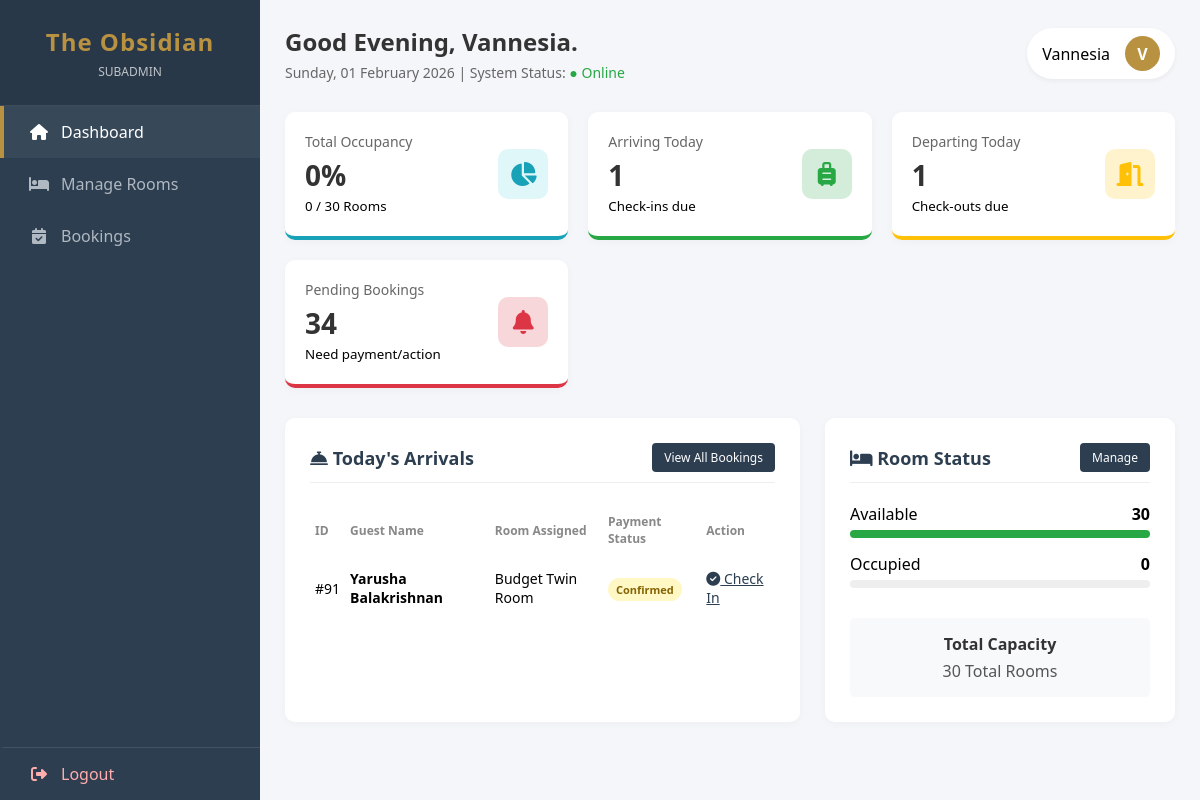
The page /dashboard.php (signed in) on the database its author committed.
### tables this page shows
CREATE TABLE `bookings` (
  `id` int(11) NOT NULL,
  `customer_username` varchar(100) NOT NULL,
  `room_name` varchar(100) NOT NULL,
  `room_price` decimal(10,2) NOT NULL,
  `checkin` date NOT NULL,
  `checkout` date NOT NULL,
  `adults` int(11) NOT NULL DEFAULT 1,
  `children` int(11) NOT NULL DEFAULT 0,
  `total_price` decimal(10,2) NOT NULL,
  `payment_status` varchar(20) DEFAULT 'Pending',
  `created_at` timestamp NOT NULL DEFAULT current_timestamp()
);

CREATE TABLE `customer` (
  `id` int(11) NOT NULL,
  `username` varchar(50) NOT NULL,
  `cust_name` varchar(100) NOT NULL,
  `cust_email` varchar(255) NOT NULL,
  `contact_number` varchar(20) DEFAULT NULL,
  `password_hash` varchar(255) NOT NULL,
  `created_at` timestamp NOT NULL DEFAULT current_timestamp(),
  `address` text DEFAULT NULL,
  `status` varchar(20) NOT NULL DEFAULT 'active'
);

### dashboard.php (the view, shortened to what this page needs)
<?php
require "db.php";
$adminName = $_SESSION["admin_name"];
$adminRole = $_SESSION["admin_role"];
$currentDate = date('Y-m-d');
$roomSql = "SELECT
                SUM(total_slots) as total_capacity,
                SUM(CASE
                    WHEN room_status = 'Available' THEN available_slots
                    ELSE 0
                END) as real_available
            FROM rooms";
$roomResult = $conn->query($roomSql);
$roomData = $roomResult->fetch_assoc();
$total_rooms = $roomData['total_capacity'] ?? 0;
$available_rooms = $roomData['real_available'] ?? 0;
$occupied_rooms = $total_rooms - $available_rooms;
$occupancy_rate = ($total_rooms > 0) ? round(($occupied_rooms / $total_rooms) * 100) : 0;
$arrSql = "SELECT COUNT(*) as count FROM bookings WHERE checkin = '$currentDate'";
$arrResult = $conn->query($arrSql);
$today_arrivals = $arrResult->fetch_assoc()['count'];
$depSql = "SELECT COUNT(*) as count FROM bookings WHERE checkout = '$currentDate'";
$depResult = $conn->query($depSql);
$today_departures = $depResult->fetch_assoc()['count'];
$pendingSql = "SELECT COUNT(*) as count FROM bookings WHERE payment_status = 'Pending'";
$pendingResult = $conn->query($pendingSql);
if ($pendingResult) {
    $pending_bookings = $pendingResult->fetch_assoc()['count'];
} else {
    error_log("Database Error: " . $conn->error);
    $pending_bookings = 0;
}
$listSql = "SELECT b.id, c.cust_name, b.room_name, b.payment_status
            FROM bookings b
            LEFT JOIN customer c ON b.customer_username = c.username
            WHERE b.checkin = '$currentDate'
            ORDER BY b.id DESC";
$arrivalsResult = $conn->query($listSql);
?>
<!DOCTYPE html>
<html lang="en">
<head>
    <link rel="stylesheet" href="https://cdnjs.cloudflare.com/ajax/libs/font-awesome/6.4.0/css/all.min.css">
</head>
<body>
<div class="sidebar">
    <div class="brand">
        <h2>The Obsidian</h2>
        <p class="role"><?php echo ucfirst($adminRole); ?></p>
    </div>
    <a href="dashboard.php" class="active"><i class="fas fa-home"></i> Dashboard</a>
    <a href="manage_rooms.php"><i class="fas fa-bed"></i> Manage Rooms</a>
     <a href="bookings.php"><i class="fas fa-calendar-check"></i> Bookings</a>
    <a href="logout.php" class="logout"><i class="fas fa-sign-out-alt"></i> Logout</a>
</div>
<div class="main-content">
    <div class="topbar">
        <div class="welcome-text">
            <h3>Good Evening, <?php echo htmlspecialchars($adminName); ?>.</h3>
            <p><?php echo date("l, d F Y"); ?> | System Status: <span style="color:var(--success)">● Online</span></p>
        </div>
        <div class="user-profile">
            <span><?php echo htmlspecialchars($adminName); ?></span>
            <div class="avatar-circle">
                <?php echo strtoupper(substr($adminName, 0, 1)); ?>
            </div>
        </div>
    </div>
    <div class="stats-grid">
        <div class="card blue">
            <div class="card-info">
                <h4>Total Occupancy</h4>
                <h2><?php echo $occupancy_rate; ?>%</h2>
                <small><?php echo $occupied_rooms; ?> / <?php echo $total_rooms; ?> Rooms</small>
            </div>
            <div class="card-icon"><i class="fas fa-chart-pie"></i></div>
        </div>
        <div class="card green">
            <div class="card-info">
                <h4>Arriving Today</h4>
                <h2><?php echo $today_arrivals; ?></h2>
                <small>Check-ins due</small>
            </div>
            <div class="card-icon"><i class="fas fa-suitcase-rolling"></i></div>
        </div>
        <div class="card orange">
            <div class="card-info">
                <h4>Departing Today</h4>
                <h2><?php echo $today_departures; ?></h2>
                <small>Check-outs due</small>
            </div>
            <div class="card-icon"><i class="fas fa-door-open"></i></div>
        </div>
        <div class="card red">
            <div class="card-info">
                <h4>Pending Bookings</h4>
                <h2><?php echo $pending_bookings; ?></h2>
                <small>Need payment/action</small>
            </div>
            <div class="card-icon"><i class="fas fa-bell"></i></div>
        </div>
    </div>
    <div class="dashboard-row">
        <div class="section-box" style="flex: 2;">
            <div class="section-header">
                <h3><i class="fas fa-concierge-bell"></i> Today's Arrivals</h3>
                <a href="bookings.php" class="btn-sm">View All Bookings</a>
            </div>
            <table class="table-clean">
                <thead>
                    <tr>
                        <th>ID</th>
                        <th>Guest Name</th>
                        <th>Room Assigned</th>
                        <th>Payment Status</th>
                        <th>Action</th>
                    </tr>
                </thead>
                <tbody>
                    <?php if ($arrivalsResult && $arrivalsResult->num_rows > 0): ?>
                        <?php while($row = $arrivalsResult->fetch_assoc()): ?>
                        <tr>
                            <td>#<?php echo $row['id']; ?></td>
                            <td>
                                <strong><?php echo htmlspecialchars($row['cust_name'] ?? $row['customer_username']); ?></strong>
                            </td>
                            <td><?php echo htmlspecialchars($row['room_name']); ?></td>
                            <td>
                                <span class="status-badge <?php echo ($row['payment_status'] == 'Paid') ? 'status-confirmed' : 'status-pending'; ?>">
                                    <?php echo htmlspecialchars($row['payment_status']); ?>
                                </span>
                            </td>
                            <td>
                                <a href="bookings.php?checkin_id=<?php echo $row['id']; ?>" style="color:var(--primary); font-size:14px;">
                                    <i class="fas fa-check-circle"></i> Check In
                                </a>
                            </td>
                        </tr>
                        <?php endwhile; ?>
                    <?php endif; ?>
                </tbody>
            </table>
        </div>
        <div class="section-box" style="flex: 1;">
            <div class="section-header">
                <h3><i class="fas fa-bed"></i> Room Status</h3>
                <a href="manage_rooms.php" class="btn-sm">Manage</a>
            </div>
            <div style="margin-bottom: 15px;">
                <div style="display:flex; justify-content:space-between; margin-bottom:5px;">
                    <span>Available</span>
                    <strong><?php echo $available_rooms; ?></strong>
                </div>
                <div style="height:8px; background:#eee; border-radius:4px; overflow:hidden;">
                    <div style="width: <?php echo ($total_rooms > 0) ? (100 - $occupancy_rate) : 0; ?>%; background: var(--success); height:100%;"></div>
                </div>
            </div>
            <div style="margin-bottom: 15px;">
                <div style="display:flex; justify-content:space-between; margin-bottom:5px;">
                    <span>Occupied</span>
                    <strong><?php echo $occupied_rooms; ?></strong>
                </div>
                <div style="height:8px; background:#eee; border-radius:4px; overflow:hidden;">
                </div>
            </div>
            <div style="margin-top: 30px; padding: 15px; background: #f8f9fa; border-radius: 5px; text-align: center;">
                <h4 style="margin:0 0 5px; color: #333;">Total Capacity</h4>
                <p style="margin:0; font-size:16px; color:#555;"><?php echo $total_rooms; ?> Total Rooms</p>
            </div>
        </div>
    </div>
</div>
</body>
</html>

### dashboard.php (style rules this page uses)
:root { --primary: #2c3e50; --accent: #b89241; --bg-light: #f4f6f9; --text-dark: #333; --success: #28a745; --warning: #ffc107; --danger: #dc3545; --info: #17a2b8; }
body { margin: 0; font-family: 'Segoe UI', Tahoma, Geneva, Verdana, sans-serif; background-color: var(--bg-light); display: flex; }
.sidebar { width: 260px; background: var(--primary); color: white; min-height: 100vh; display: flex; flex-direction: column; position: fixed; }
.brand { padding: 25px; background: rgba(0,0,0,0.1); text-align: center; border-bottom: 1px solid rgba(255,255,255,0.1); }
.brand h2 { margin: 0; font-size: 24px; color: var(--accent); letter-spacing: 1px; }
.brand .role { margin: 5px 0 0; font-size: 12px; opacity: 0.7; text-transform: uppercase; }
.sidebar a { padding: 15px 25px; text-decoration: none; color: #b0b8c1; display: flex; align-items: center; transition: 0.3s; border-left: 4px solid transparent; }
.sidebar a i { margin-right: 12px; width: 20px; text-align: center; }
.sidebar a:hover, .sidebar a.active { background: rgba(255,255,255,0.05); color: white; border-left-color: var(--accent); }
.sidebar .logout { margin-top: auto; border-top: 1px solid rgba(255,255,255,0.1); color: #ffadad; }
.main-content { margin-left: 260px; flex: 1; padding: 25px; }
.topbar { display: flex; justify-content: space-between; align-items: center; margin-bottom: 30px; }
.welcome-text h3 { margin: 0; font-size: 24px; color: var(--text-dark); }
.welcome-text p { margin: 5px 0 0; color: #666; font-size: 14px; }
.user-profile { display: flex; align-items: center; gap: 15px; background: white; padding: 8px 15px; border-radius: 30px; box-shadow: 0 2px 5px rgba(0,0,0,0.05); }
.avatar-circle { width: 35px; height: 35px; background: var(--accent); color: white; border-radius: 50%; display: flex; align-items: center; justify-content: center; font-weight: bold; }
.stats-grid { display: grid; grid-template-columns: repeat(auto-fit, minmax(220px, 1fr)); gap: 20px; margin-bottom: 30px; }
.card { background: white; padding: 20px; border-radius: 10px; box-shadow: 0 2px 10px rgba(0,0,0,0.03); display: flex; align-items: center; justify-content: space-between; border-bottom: 4px solid transparent; transition: transform 0.2s; }
.card-info h4 { margin: 0 0 5px; color: #666; font-size: 14px; font-weight: normal; }
.card-info h2 { margin: 0; font-size: 28px; color: var(--text-dark); }
.card-icon { width: 50px; height: 50px; border-radius: 10px; display: flex; align-items: center; justify-content: center; font-size: 24px; }
.card.blue { border-color: var(--info); }
.card.blue .card-icon { background: #e0f7fa; color: var(--info); }
.card.green { border-color: var(--success); }
.card.green .card-icon { background: #d4edda; color: var(--success); }
.card.orange { border-color: var(--warning); }
.card.orange .card-icon { background: #fff3cd; color: var(--warning); }
.card.red { border-color: var(--danger); }
.card.red .card-icon { background: #f8d7da; color: var(--danger); }
.dashboard-row { display: flex; gap: 25px; flex-wrap: wrap; }
.section-box { background: white; padding: 25px; border-radius: 10px; box-shadow: 0 2px 10px rgba(0,0,0,0.03); flex: 1; min-width: 300px; }
.section-header { display: flex; justify-content: space-between; align-items: center; margin-bottom: 20px; border-bottom: 1px solid #eee; padding-bottom: 10px; }
.section-header h3 { margin: 0; font-size: 18px; color: var(--primary); }
.btn-sm { padding: 6px 12px; font-size: 12px; background: var(--primary); color: white; border-radius: 4px; text-decoration: none; }
.table-clean { width: 100%; border-collapse: collapse; }
.table-clean th { text-align: left; color: #888; font-size: 12px; padding: 10px 5px; font-weight: 600; }
.table-clean td { padding: 12px 5px; border-bottom: 1px solid #f0f0f0; font-size: 14px; }
.table-clean tr:last-child td { border-bottom: none; }
.status-badge { padding: 4px 8px; border-radius: 12px; font-size: 11px; font-weight: 600; }
.status-pending { background: #fff8c5; color: #856404; }

### rows shown on the page
bookings: id "91", customer.cust_name "Yarusha Balakrishnan", room_name "Budget Twin Room", payment_status "Confirmed"

### other values the page prints
$adminRole "SUBADMIN"
$adminName "Vannesia"
substr($adminName, 0, 1) "V"
$occupancy_rate "0"
$occupied_rooms "0"
$total_rooms "30"
$today_arrivals "1"
$today_departures "1"
$pending_bookings "34"
$available_rooms "30"
